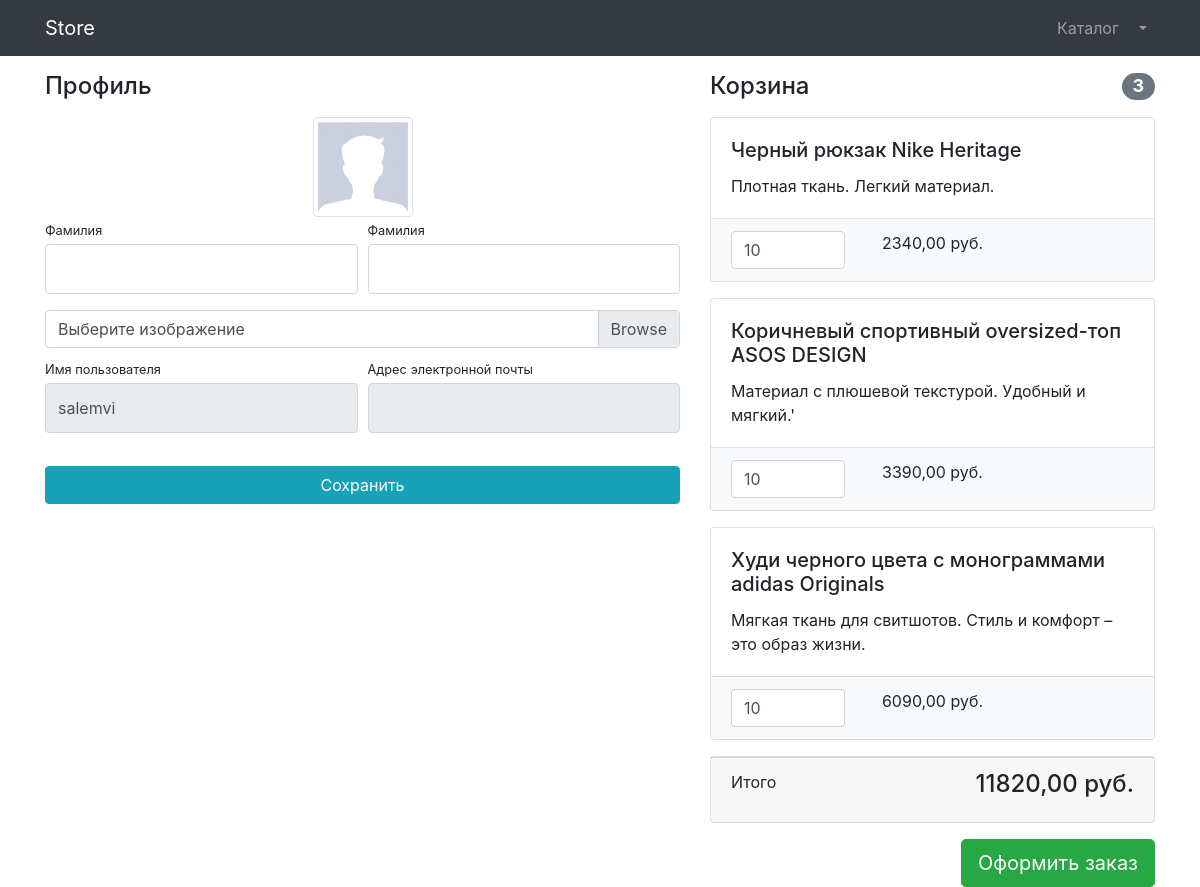
Page /users/profile/1/ (signed in) on the committed database.
### users/models.py (models this page shows)
class User(AbstractUser):
    image = models.ImageField(upload_to='users_images', null=True, blank=True)

### products/models.py (models this page shows, shortened)
class Basket(models.Model):
    user = models.ForeignKey(to=User, on_delete=models.CASCADE)
    product = models.ForeignKey(to=Product, on_delete=models.CASCADE)
    quantity = models.PositiveIntegerField(default=0)
    created_timestamp = models.DateTimeField(auto_now_add=True)
    objects = BasketQuerySet.as_manager()
    def sum(self):
        return self.product.price * self.quantity

class Product(models.Model):
    name = models.CharField(max_length=128)
    description = models.TextField(null=True, blank=True)
    price = models.DecimalField(max_digits=8, decimal_places=2)
    quantity = models.PositiveIntegerField(default=0)
    image = models.ImageField(upload_to='products_images')
    category = models.ForeignKey(to=ProductCategory, on_delete=models.PROTECT)
    class Meta:
        verbose_name='Продукт'
        verbose_name_plural='Продукты'

### users/views.py (the view, shortened to what this page needs)
# urls.py: path('profile/<int:pk>/', login_required(UserProfileView.as_view()), name='profile'),
class UserProfileView(UpdateView):
    model = User
    form_class = UserProfileForm
    template_name = 'users/profile.html'
    def get_context_data(self, **kwargs):
        context = super(UserProfileView, self).get_context_data()
        context['title'] = 'Store - личный кабинет'
        context['baskets'] = Basket.objects.filter(user=self.object)
        return context

### users/forms.py
class UserProfileForm(UserChangeForm):
    first_name = forms.CharField(max_length=50, widget=forms.TextInput({
        'class': 'form-control py-4',
    }))
    last_name = forms.CharField(max_length=50, widget=forms.TextInput({
        'class': 'form-control py-4',
    }))
    image = forms.ImageField(max_length=50, widget=forms.FileInput({
        'class': 'custom-file-input',
        'required': False
    }))
    username = forms.CharField(max_length=50, widget=forms.TextInput({
        'class': 'form-control py-4',
        'readonly': True
    }))
    email = forms.CharField(max_length=50, widget=forms.EmailInput({
        'class': 'form-control py-4',
        'readonly': True
    }))
    class Meta:
        model = User
        fields = ['first_name', 'last_name', 'image', 'username', 'email']

### products/models.py (called while the page is built)
    def total_sum(self):
        return sum(basket.sum() for basket in self)

    def total_quantity(self):
        return sum(basket.quantity for basket in self)

### users/templates/users/profile.html (shortened to what this page needs)
{% extends 'products/base.html' %}
{% load static %}
{% block css %}
    <link href="/static/vendor/css/profile.css" rel="stylesheet">
{% endblock %}
{% block content %}
<div class="container">
    <div class="row">
        <div class="col-lg-7">
            <h4 class="mt-3 mb-3">Профиль</h4>
            <div class="col-lg-12 text-center">
                <img width="100" height="100"
                     src="{% if user.image %}
                            {{ user.image.url }}
                      {% else %}
                            {% static '/vendor/img/users/default_avatar.jpg' %}
                       {% endif %}"
                     class="img-thumbnail">
            </div>
            <form action="{% url 'users:profile' user.id %}", method="post" enctype="multipart/form-data">
                <div class="form-row">
                    <div class="col-lg-6">
                        <div class="form-group">
                           <label class="small mb-1" for="{{ form.first_name.id_for_label}}">Фамилия</label>
                            {{ form.first_name }}
                        </div>
                    </div>
                    <div class="col-lg-6">
                        <div class="form-group">
                            <label class="small mb-1" for="{{ form.last_name.id_for_label}}">Фамилия</label>
                            {{ form.last_name }}
                        </div>
                    </div>
                </div>
                <div class="form-row mb-2">
                    <div class="col-lg-12">
                        <div class="custom-file">
                            <label class="custom-file-label" for="{{ form.image.id_for_label }}">Выберите изображение</label>
                        </div>
                    </div>
                </div>
                <div class="form-row">
                    <div class="col-lg-6">
                        <label class="small mb-1" for="{{ form.username.id_for_label }}">Имя пользователя</label>
                        {{form.username}}
                    </div>
                    <div class="col-lg-6">
                        <label class="small mb-1" for="{{ form.email.id_for_label }}">Адрес электронной
                            почты</label>
                        {{ form.email }}
                    </div>
                </div>
                <div class="form-row">
                    <div class="col-lg-12" style="margin-top: 33px;">
                        <input class="btn btn-info btn-block" type="submit" value="Сохранить">
                    </div>
                </div>
            </form>
        </div>
        <div class="col-lg-5">
            {% include 'products/baskets.html' %}
        </div>
    </div>
</div>
{% endblock %}

### products/templates/products/baskets.html (shortened to what this page needs)
{% if baskets %}
    <h4 class="mt-3 mb-3 d-flex justify-content-between align-items-center mb-3">
                Корзина <span class="badge badge-secondary badge-pill">{{ baskets.total_quantity }}</span>
            </h4>
    {% for basket in baskets %}
         <div class="card mb-3">
        <div class="card-body">
            <h5 class="card-title">{{ basket.product.name }}</h5>
            <p class="card-text">{{ basket.product.description }}</p>
        </div>
        <ul class="list-group list-group-flush">
            <li class="list-group-item bg-light">
                <div class="row text-center">
                    <div class="col-lg-4">
                        <input name="basketID" type="number" class="form-control"
                               value="{{ basket.product.quantity }}" min="0">
                    </div>
                    <div class="col-lg-4">{{ basket.sum }} руб.</div>
                    <div class="col-lg-4">
                    </div>
                </div>
            </li>
        </ul>
    </div>
    {% endfor %}
    <div class="card mb-3">
                <div class="card-footer">
                    <p class="float-left">Итого</p>
                    <h4 class="float-right">{{ baskets.total_sum }} руб.</h4>
                </div>
            </div>
    <a class="btn btn-success btn-lg float-right" href="../orders/order-create.html">
                Оформить заказ
            </a>
{% else %}
        <h4 class="mt-3 mb-3 d-flex text-center">
            Корзина пуста
        </h4>
{% endif %}

### rows in the picture
User: username "salemvi"
Basket: total_quantity "3", product.name "Черный рюкзак Nike Heritage", product.description "Плотная ткань. Легкий материал.", basketID "10", sum "2340,00", total_sum "11820,00"
Basket: product.name "Коричневый спортивный oversized-топ ASOS DESIGN", product.description "Материал с плюшевой текстурой. Удобный и мягкий.'", basketID "10", sum "3390,00"
Basket: product.name "Худи черного цвета с монограммами adidas Originals", product.description "Мягкая ткань для свитшотов. Стиль и комфорт – это образ жизни.", basketID "10", sum "6090,00"
